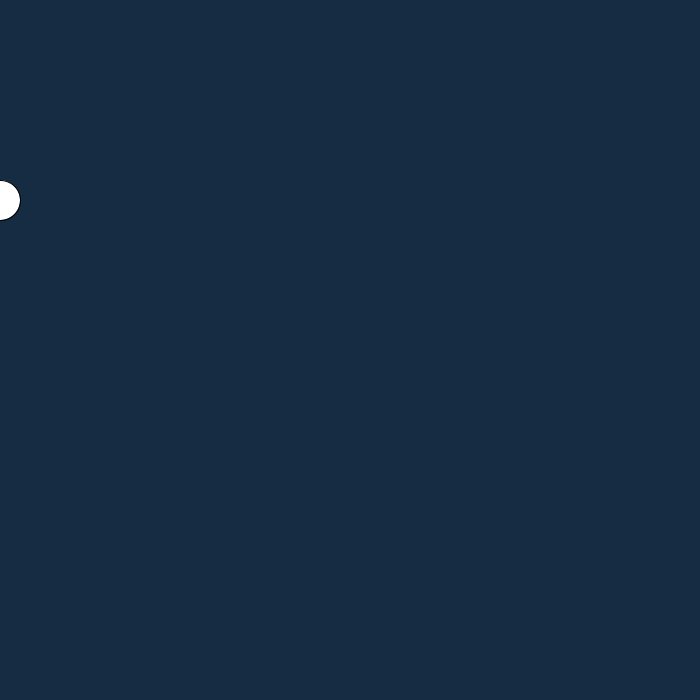
Frame 1 (no input)
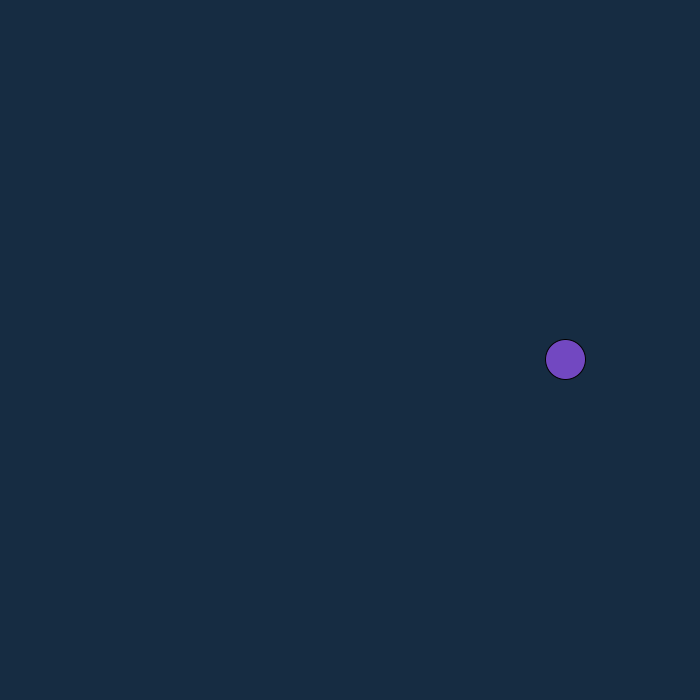
Frame 60 (the mouse pressed at the canvas centre just before this capture)
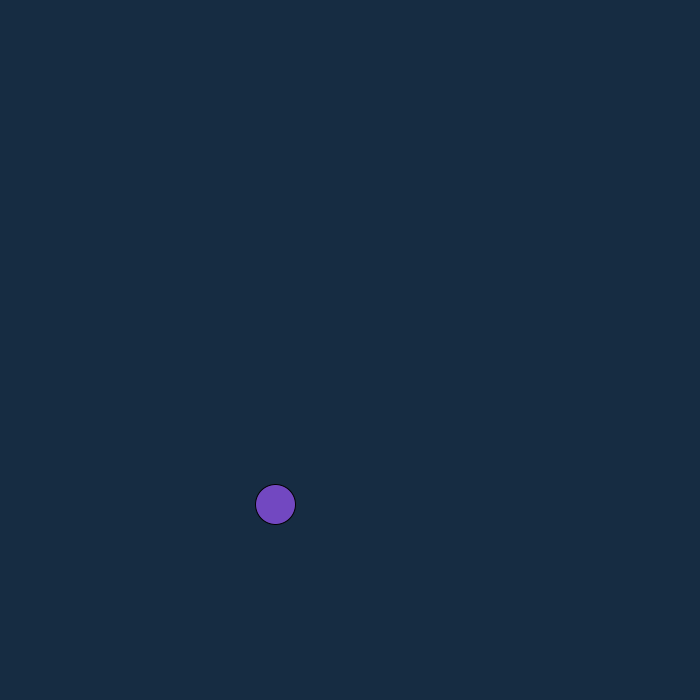
Frame 120 (the mouse held since frame 60 and released just before this capture)

The Processing sketch that drew these frames (run headless with seeded random() and noise(); from frame 60 on, the mouse is pressed at the canvas centre):

// Processing sketch: bouncing_ball
// ── bouncing_ball.pde
//initial position of ball
float ballX = 20;
float ballY = 200;

//movement speed
float movementX = 14.5;
float movementY = 14.5;

//flower
Flowers myFlower1;
int r = 30;
int petalNum = 6;

void setup() {
  size(700, 700);
  ballX=0;
}

void draw() {
  frameRate(60);
  background(22, 44, 66);
  ellipse(ballX, ballY, 40, 40);
  fill(#7248C1);

  ballX = ballX + movementX;
  ballY = ballY + movementY;

  if (ballX > width || ballX <0) {
    movementX = movementX * -1; //ball turns around. multiplying by -1 bc a negative*positive = negative and neg*neg = positive
    //-1 will keep it at a constant speed, anything higher and the ball's speed increases for every hit
  }

  if (ballY > height || ballY < 0) {
    movementY = movementY * -1;
  }
}

void flower ( ) {
  fill(#FFA005);
  for (float i=0; i<PI*2; i+=2*PI/petalNum) {
    ballX=width/2 + r*cos(i);
    ballY=height/2 + r*sin(i);
    ellipse(ballX, ballY, r, r);
  }
  fill(200, 0, 0);
  ellipse(width/2, height/2, r*1.2, r*1.2);
}

// ── class_Flower.pde
class Flowers {
  float flowerX, flowerY, radius, velX, velY;
  int numPetals, middleColour;
  color petalColour;
  
  /*int _r1=60;
  int _petals=7;
  float _x=width/2;
  float _y=height/2;
  int _pc=#FFA000;*/
}

void display(){
}
